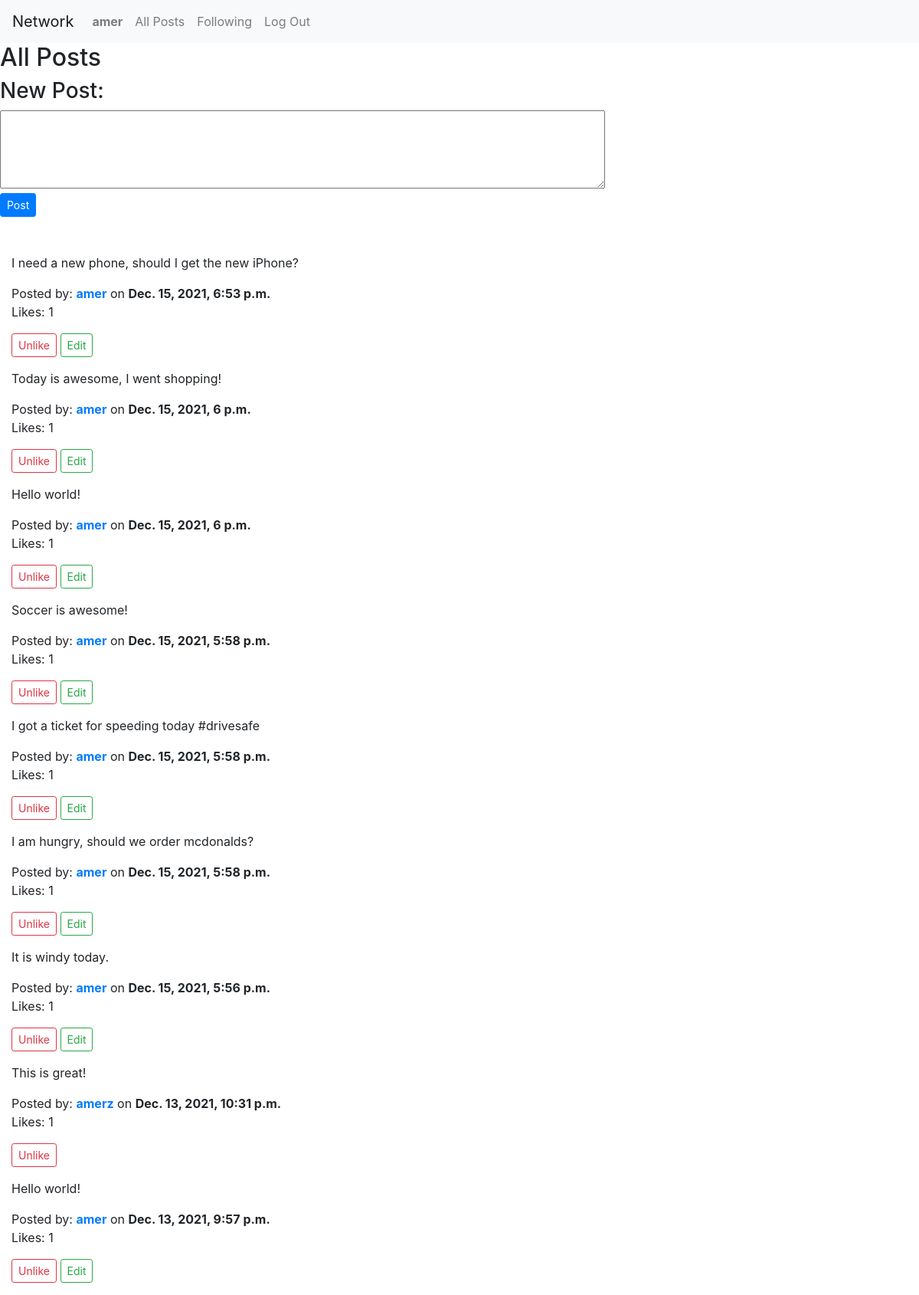
/ (signed in), run on the app's committed database.
### network/models.py (models this page shows, shortened)
class User(AbstractUser):
    pass

class Post (models.Model):
    id = id
    poster = ForeignKey(User, on_delete=models.CASCADE, related_name="creator_of_post")
    content = models.TextField(max_length=140)
    created = models.DateTimeField(auto_now_add=True)
    likes = ManyToManyField(User, blank=True)

### network/views.py (the view)
# urls.py: path("", views.index, name="index"),
def index(request):
    posts = Post.objects.all().order_by('id').reverse()
    return render(request, "network/index.html", {
        "following": False,
        "posts": posts
    })

### network/templates/network/index.html (shortened to what this page needs)
{% extends "network/layout.html" %}
{% block body %}
     {% if following %}
        <h2>Your Followings' Posts</h2>
    {% else %}
        <h2>All Posts</h2>
    {% endif %}
    <div class="container-fluid">
        {% if user.is_authenticated %}
            <div class="row mb-5">
                <div id="new_post">
                    <h3>New Post:</h3>
                    <form action="{% url 'new_post' %}" method="POST">
                        <textarea required="true" maxlength="256" rows="4" cols="75" name="content"></textarea> <br>
                        <input type="submit" class="btn btn-primary btn-sm" value="Post">
                </div>
            </div>
        {% else %}
            <br>
        {% endif %}
        {% for post in posts %}
            <div class="row mb-3">
                <div class="col" id="post_div_{{ post.id }}">
                    <p>{{ post.content }}</p>
                    Posted by: <a href="{% url 'profile' post.poster.username %}"><strong>{{ post.poster.username }}</strong></a> on <strong>{{ post.created }}</strong>
                    <p id="likes_{{ post.id }}">Likes: {{ post.likes.count }}</p>
                    {% if user.is_authenticated %}
                        {% if user not in post.likes.all %}
                            <button type="button" id="like_{{ post.id }}" class="btn btn-outline-danger btn-sm" onclick = "like_post(`{{ post.id }}`)">Like</button>
                        {% else %}
                            <button type="button" id="unlike_{{ post.id }}" class="btn btn-outline-danger btn-sm" onclick = "unlike_post(`{{ post.id }}`)" >Unlike</button>
                        {% endif %}
                    {% endif %}
                    {% if request.user == post.poster %}
                        <button type="button" id="edit_{{ post.id }}" class="btn btn-outline-success btn-sm" onclick="edit_post(`{{ post.id }}`)">Edit</button>
                    {% endif %}
                </div>
            </div>
        {% endfor %}
    </div>
{% endblock %}

### network/templates/network/layout.html (shortened to what this page needs)
{% load static %}
<!DOCTYPE html>
<html lang="en">
    <head>
        <link rel="stylesheet" href="https://stackpath.bootstrapcdn.com/bootstrap/4.4.1/css/bootstrap.min.css">
        <link href="{% static 'network/styles.css' %}" rel="stylesheet">
    </head>
    <body>
        <nav class="navbar navbar-expand-lg navbar-light bg-light">
            <a class="navbar-brand" href="#">Network</a>
            <div>
              <ul class="navbar-nav mr-auto">
                {% if user.is_authenticated %}
                    <li class="nav-item">
                        <a class="nav-link" href="#"><strong>{{ user.username }}</strong></a>
                    </li>
                {% endif %}
                <li class="nav-item">
                  <a class="nav-link" href="{% url 'index' %}">All Posts</a>
                </li>
                {% if user.is_authenticated %}
                    <li class="nav-item">
                        <a class="nav-link" href="#">Following</a>
                    </li>
                    <li class="nav-item">
                        <a class="nav-link" href="{% url 'logout' %}">Log Out</a>
                    </li>
                {% endif %}
              </ul>
            </div>
          </nav>
        <div class="body">
            {% block body %}
            {% endblock %}
        </div>
    </body>
</html>

### data on the page
User: username "amer"
Post: content "I need a new phone, should I get the new iPhone?", poster.username "amer", created "Dec. 15, 2021, 6:53 p.m.", likes.count "1"
Post: content "Today is awesome, I went shopping!", poster.username "amer", created "Dec. 15, 2021, 6 p.m.", likes.count "1"
Post: content "Hello world!", poster.username "amer", created "Dec. 15, 2021, 6 p.m.", likes.count "1"
Post: content "Soccer is awesome!", poster.username "amer", created "Dec. 15, 2021, 5:58 p.m.", likes.count "1"
Post: content "I got a ticket for speeding today #drivesafe", poster.username "amer", created "Dec. 15, 2021, 5:58 p.m.", likes.count "1"
Post: content "I am hungry, should we order mcdonalds?", poster.username "amer", created "Dec. 15, 2021, 5:58 p.m.", likes.count "1"
Post: content "It is windy today.", poster.username "amer", created "Dec. 15, 2021, 5:56 p.m.", likes.count "1"
Post: content "This is great!", poster.username "amerz", created "Dec. 13, 2021, 10:31 p.m.", likes.count "1"
Post: content "Hello world!", poster.username "amer", created "Dec. 13, 2021, 9:57 p.m.", likes.count "1"
